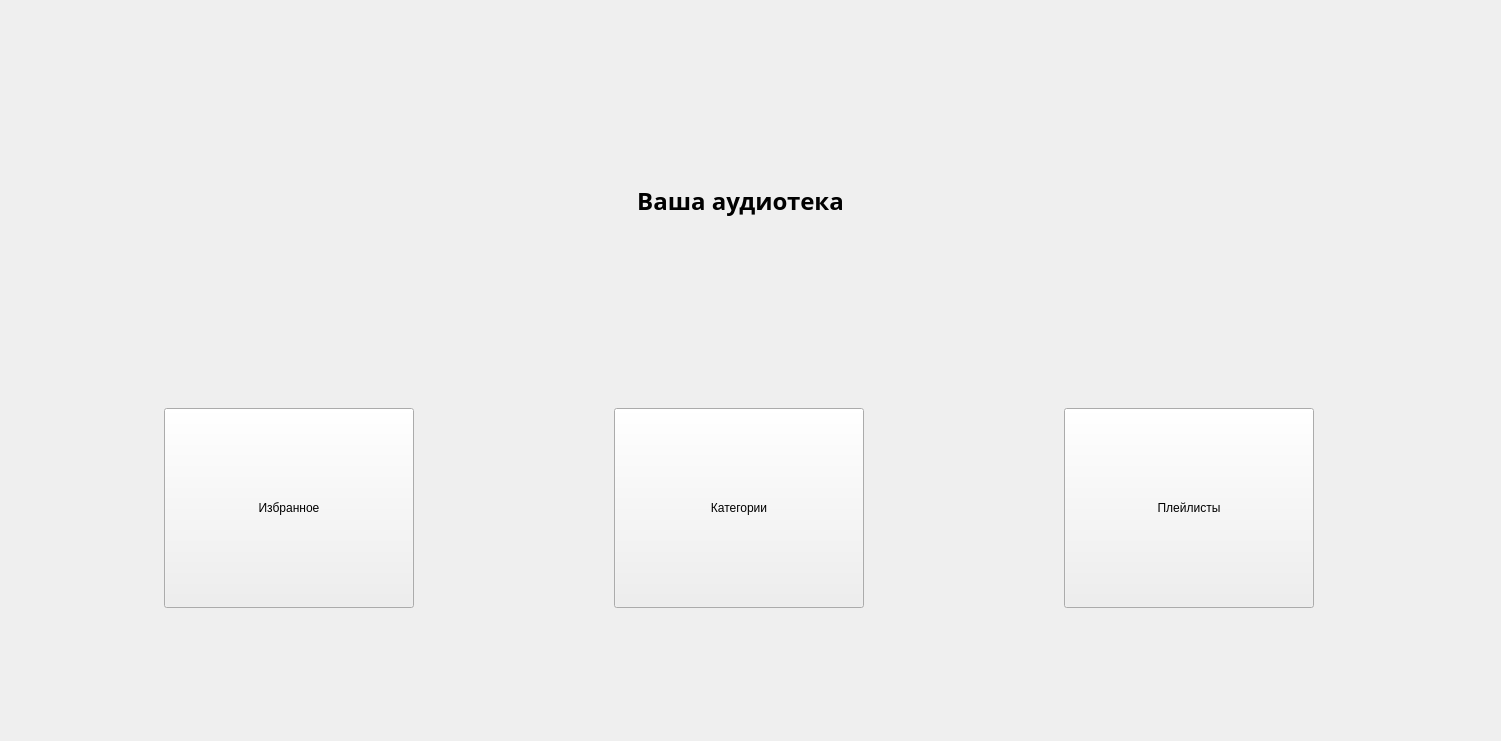
<?xml version="1.0" encoding="UTF-8"?>
<ui version="4.0">
 <class>UserLibraryFragment</class>
 <widget class="QFrame" name="UserLibraryFragment">
  <property name="geometry">
   <rect>
    <x>0</x>
    <y>0</y>
    <width>1501</width>
    <height>741</height>
   </rect>
  </property>
  <property name="minimumSize">
   <size>
    <width>1501</width>
    <height>741</height>
   </size>
  </property>
  <property name="maximumSize">
   <size>
    <width>1501</width>
    <height>741</height>
   </size>
  </property>
  <property name="windowTitle">
   <string>Frame</string>
  </property>
  <widget class="QWidget" name="verticalLayoutWidget">
   <property name="geometry">
    <rect>
     <x>-30</x>
     <y>0</y>
     <width>1541</width>
     <height>741</height>
    </rect>
   </property>
   <layout class="QVBoxLayout" name="verticalLayout">
    <item>
     <widget class="QLabel" name="label">
      <property name="minimumSize">
       <size>
        <width>0</width>
        <height>140</height>
       </size>
      </property>
      <property name="maximumSize">
       <size>
        <width>16777215</width>
        <height>140</height>
       </size>
      </property>
      <property name="font">
       <font>
        <family>MelodBold</family>
        <pointsize>18</pointsize>
        <weight>75</weight>
        <bold>true</bold>
       </font>
      </property>
      <property name="text">
       <string>Ваша аудиотека</string>
      </property>
      <property name="alignment">
       <set>Qt::AlignCenter</set>
      </property>
     </widget>
    </item>
    <item>
     <layout class="QHBoxLayout" name="horizontalLayout_2">
      <item>
       <widget class="QPushButton" name="pb_favourites">
        <property name="minimumSize">
         <size>
          <width>250</width>
          <height>200</height>
         </size>
        </property>
        <property name="maximumSize">
         <size>
          <width>200</width>
          <height>16777215</height>
         </size>
        </property>
        <property name="text">
         <string>Избранное</string>
        </property>
       </widget>
      </item>
      <item>
       <widget class="QPushButton" name="pb_category">
        <property name="minimumSize">
         <size>
          <width>250</width>
          <height>200</height>
         </size>
        </property>
        <property name="maximumSize">
         <size>
          <width>250</width>
          <height>200</height>
         </size>
        </property>
        <property name="text">
         <string>Категории</string>
        </property>
       </widget>
      </item>
      <item>
       <widget class="QPushButton" name="pb_playlists">
        <property name="minimumSize">
         <size>
          <width>250</width>
          <height>200</height>
         </size>
        </property>
        <property name="maximumSize">
         <size>
          <width>250</width>
          <height>200</height>
         </size>
        </property>
        <property name="text">
         <string>Плейлисты</string>
        </property>
       </widget>
      </item>
     </layout>
    </item>
   </layout>
  </widget>
 </widget>
 <resources/>
 <connections/>
</ui>
